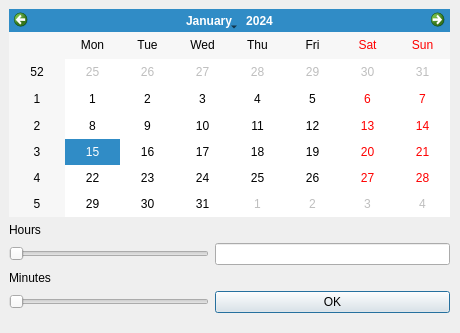
<?xml version="1.0" encoding="UTF-8"?>
<ui version="4.0">
 <class>Dialog</class>
 <widget class="QDialog" name="Dialog">
  <property name="geometry">
   <rect>
    <x>0</x>
    <y>0</y>
    <width>460</width>
    <height>333</height>
   </rect>
  </property>
  <property name="windowTitle">
   <string>Dialog</string>
  </property>
  <widget class="QWidget" name="gridLayoutWidget">
   <property name="geometry">
    <rect>
     <x>9</x>
     <y>9</y>
     <width>441</width>
     <height>304</height>
    </rect>
   </property>
   <layout class="QGridLayout" name="gridLayout">
    <item row="4" column="1">
     <widget class="QPushButton" name="pushButton">
      <property name="text">
       <string>OK</string>
      </property>
     </widget>
    </item>
    <item row="1" column="0">
     <widget class="QLabel" name="label">
      <property name="text">
       <string>Hours</string>
      </property>
     </widget>
    </item>
    <item row="0" column="0" colspan="2">
     <widget class="QCalendarWidget" name="calendarWidget"/>
    </item>
    <item row="2" column="1">
     <widget class="QLineEdit" name="time"/>
    </item>
    <item row="4" column="0">
     <widget class="QSlider" name="minutes">
      <property name="maximumSize">
       <size>
        <width>200</width>
        <height>16777215</height>
       </size>
      </property>
      <property name="maximum">
       <number>59</number>
      </property>
      <property name="orientation">
       <enum>Qt::Horizontal</enum>
      </property>
     </widget>
    </item>
    <item row="2" column="0">
     <widget class="QSlider" name="hours">
      <property name="maximumSize">
       <size>
        <width>200</width>
        <height>200</height>
       </size>
      </property>
      <property name="minimum">
       <number>1</number>
      </property>
      <property name="maximum">
       <number>24</number>
      </property>
      <property name="orientation">
       <enum>Qt::Horizontal</enum>
      </property>
     </widget>
    </item>
    <item row="3" column="0">
     <widget class="QLabel" name="label_2">
      <property name="text">
       <string>Minutes</string>
      </property>
     </widget>
    </item>
   </layout>
  </widget>
 </widget>
 <resources/>
 <connections/>
</ui>
